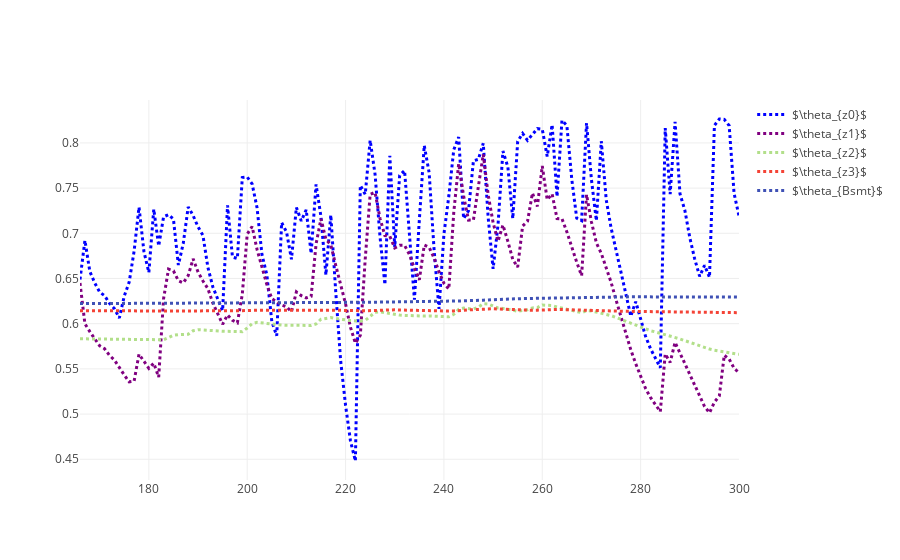

Here is the notebook cell this chart was saved with:
### Markdown cell above
## Saturation extent

### Code cell
props = ['z0_thetaPropSat', 'z1_thetaPropSat', 'z2_thetaPropSat', 'z3_thetaPropSat', 'Bsmt_thetaPropSat']
names_p = [r'$\theta_{z0}$', r'$\theta_{z1}$', r'$\theta_{z2}$', r'$\theta_{z3}$', r'$\theta_{Bsmt}$']

data_p = []
for i in range(len(props)):  # Append simulated components
    filename = "resW_" + props[i] + ".tss"
    sim_pd = pd.read_table(sim_path + folder + back + filename, 
                            skiprows=4, delim_whitespace=True,
                            names=['Jdays', 'sim'],
                            header=None)
    
    sim = sim_pd.sim.tolist()
    trace = go.Scatter(
        x = x,
        y = sim,
        mode = 'lines',
        name = names_p[i],
        line = dict(
            color = palette[i],
            width = 3,
            dash = 'dot')
    )
    data_p.append(trace)

figname = "ThetaProp.png"
%matplotlib inline
import plotlycred

online = False
if online:
    # fig = py.iplot(data) 
    fig = go.Figure(data=data_p)
    py.image.save_as(fig, filename=figname)
    # py.plot(fig, filename=figname) # Opens in web
else:
    fig = go.Figure(data=data_p)
    iplot(fig)

### Figure 1 — Plotly figure (JSON) as saved in the notebook; plotly's stock layout.template omitted (floating-point values rounded to 4 significant figures; data arrays with more than 128 entries replaced by an {"elided": "..."} marker saying what was removed)
{"data": [{"line": {"color": "blue", "dash": "dot", "width": 3}, "mode": "lines", "name": "$\\theta_{z0}$", "type": "scatter", "x": {"elided": "135 int values"}, "y": {"elided": "135 float values"}}, {"line": {"color": "purple", "dash": "dot", "width": 3}, "mode": "lines", "name": "$\\theta_{z1}$", "type": "scatter", "x": {"elided": "135 int values"}, "y": {"elided": "135 float values"}}, {"line": {"color": "rgb(178,223,138)", "dash": "dot", "width": 3}, "mode": "lines", "name": "$\\theta_{z2}$", "type": "scatter", "x": {"elided": "135 int values"}, "y": {"elided": "135 float values"}}, {"line": {"color": "#F44336", "dash": "dot", "width": 3}, "mode": "lines", "name": "$\\theta_{z3}$", "type": "scatter", "x": {"elided": "135 int values"}, "y": {"elided": "135 float values"}}, {"line": {"color": "#3F51B5", "dash": "dot", "width": 3}, "mode": "lines", "name": "$\\theta_{Bsmt}$", "type": "scatter", "x": {"elided": "135 int values"}, "y": {"elided": "135 float values"}}], "layout": {}}
